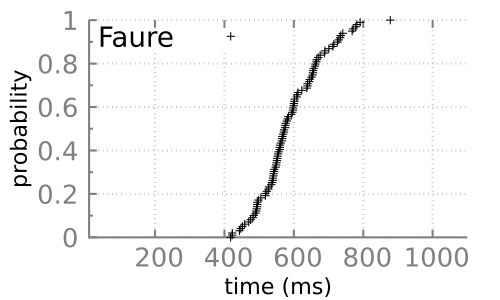

Generate this figure with gnuplot:
reset
set termoption dash
set for [i=1:9] linetype i dashtype i
set style line 80 lt -1 lc rgb "#808080"
set style line 81 lt 0  # dashed
set style line 81 lt rgb "#808080"
set grid back linestyle 81
set border 3 back linestyle 80

set style line 1 lt rgb "black" lw 0.5 pt 13 ps 1
set style line 2 lt rgb "black" lw 0.5 pt 6 ps 1
set style line 3 lt rgb "black" lw 0.5 pt 2 ps 1
set style line 4 lt rgb "black" lw 0.5 pt 8 ps 1
set style line 8 lt rgb "black" lw 0.5 pt 1 ps 1
set style line 5 lt rgb "#A00000" lw 2 pt 3 ps 1
set style line 6 lt rgb "#00A000" lw 3 pt 5 ps 1
set style line 7 lt rgb "#5060D0" lw 3 pt 7 ps 1
set style line 11 lt -1 lc rgb "#A00000" lw 3 
set style line 12 lt -1 lc rgb "#00A000" lw 3
set style line 13 lt -1 lc rgb "#5060D0" lw 3
set style line 14 lt 1 lc rgb "#F25900" lw 3


set terminal pdfcairo enhanced color lw 3 size 5,3 font 'Gill sans,18'
set termopt enhanced 
# set key top left

set key top left center inside #horizontal center
set key at 0.3, 1
set key font 'Gill Sans,30'
set key spacing 1
#set xtics 5 nomirror font 'Gill Sans,24'
set ytics 0.2 nomirror font 'Gill Sans,24'
set mxtics 1
set mytics 2
set yrange [0:1]
set xrange [10:1100] 

# set logscale x 10
#set format x '10^{%T}'

set title font 'Gill Sans,15'

set xlabel "time (ms)" font 'Gill Sans,24'
set ylabel "probability" font 'Gill Sans,24' #offset -1,0,0 

set xtics font ", 28"
set ytics font ", 28"

# set xtics (" " 0.1, "1" 1, " " 10, "100" 100, " " 1000, "10000" 10000, " " 100000)



set output "cdf_faure.pdf"

plot 'cdf_as_7018.dat' using ($2):($1) title 'Faure' with p linestyle 8,\
# 'cproject_pa.dat' using ($2):($1) title '𝜋' with p linestyle 3,\
# 'cjoin_p2.dat' using ($2):($1) title '⋈_1' with p linestyle 2,\
# 'cjoin_p1_p3.dat' using ($2):($1) title '⋈_2' with p linestyle 4 #smooth unique


unset output  
